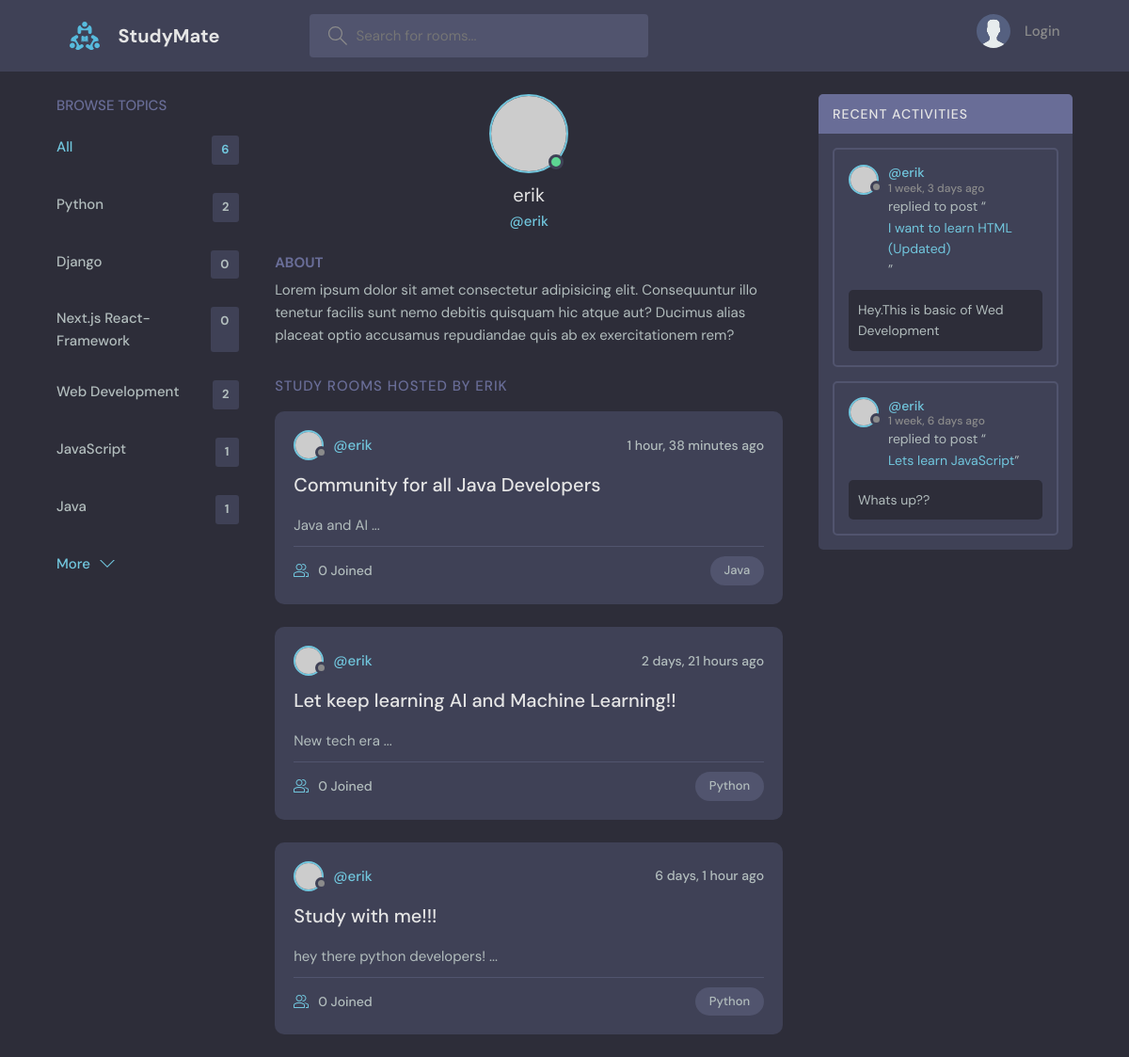
/profile/3/, run on an earlier commit of the app's database.
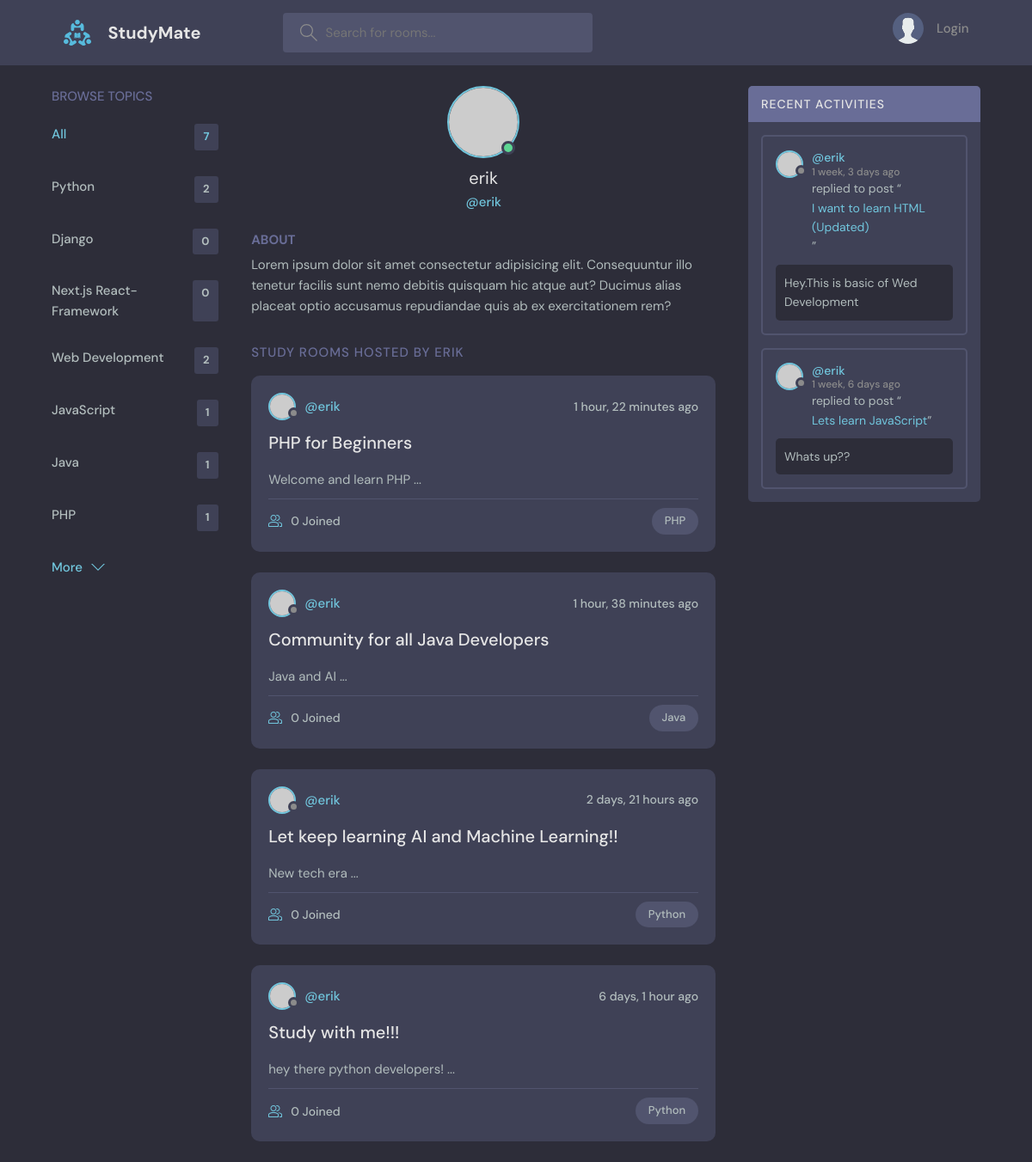
And on a later commit of the database.
### base/models.py (models this page shows, shortened)
class Topic(models.Model):
    name = models.CharField(max_length=200)
    def __str__(self):
        return self.name

class Room(models.Model):
    host = models.ForeignKey(User, on_delete=models.SET_NULL, null=True) # database table relationship
    topic=  models.ForeignKey(Topic, on_delete=models.SET_NULL, null=True)
    name = models.CharField(max_length=200)
    description = models.TextField(null=True, blank=True)
    participants = models.ManyToManyField(User, related_name='participants',blank=True)  # many to many relationship.
    updated = models.DateTimeField(auto_now=True) #updates each time an item is updated
    created = models.DateTimeField(auto_now_add=True) #runs ONLY once when an item is created in DB
    class Meta:
        ordering = ['-updated', '-created'] # '-' enables order by descending order(new first)
    def __str__(self):
        return self.name
    def desc(self):
        return self.description[0:120]  # get first 50 characters of the description attribute

class Message(models.Model):
    user = models.ForeignKey(User, on_delete=models.CASCADE) # database table relationship
    room = models.ForeignKey(Room, on_delete=models.CASCADE)
    body = models.TextField()
    updated = models.DateTimeField(auto_now=True)
    created = models.DateTimeField(auto_now_add=True)
    class Meta:
        ordering = ['-updated', '-created'] # '-' enables order by descending order(new first)

### base/views.py (the view)
# urls.py: path('profile/<str:pk>/', views.userProfile, name="user-profile"),
def userProfile(request, pk):
    user = User.objects.get(id=pk)
    rooms = user.room_set.all()  # fetch all rooms related to the user
    room_messages = user.message_set.all()  # fetch all messages related to the user
    topics = Topic.objects.all()  # all topics
    context = {'user': user, 'rooms':rooms, 'topics':topics, 'room_messages':room_messages}
    return render(request, 'base/profile.html', context)

### base/templates/base/profile.html (shortened to what this page needs)
{% extends 'main.html' %}
{% block content %}
<div class="profile-page layout layout--3">
  <div class="container">
    {% include 'base/topics_component.html' %}
    <div class="roomList">
      <div class="profile">
        <div class="profile__avatar">
          <div class="avatar avatar--large active">
            <img src="https://randomuser.me/api/portraits/men/11.jpg" />
          </div>
        </div>
        <div class="profile__info">
          <h3>{{user}}</h3>
          <p>@{{user.username}}</p>
        </div>
        <div class="profile__about">
          <h3>About</h3>
          <p>
            Lorem ipsum dolor sit amet consectetur adipisicing elit. Consequuntur illo tenetur
            facilis sunt nemo debitis quisquam hic atque aut? Ducimus alias placeat optio
            accusamus repudiandae quis ab ex exercitationem rem?
          </p>
        </div>
      </div>
      <div class="roomList__header">
        <div>
          <h2>Study Rooms Hosted by {{user}}</a>
          </h2>
        </div>
      </div>
      {% include 'base/feed_component.html' %}
    </div>
    {% include 'base/activity_component.html' %}
  </div>
</div>
{% endblock content %}

### templates/main.html (shortened to what this page needs)
<!DOCTYPE html>
{% load static %}
<html lang="en">
  <head>
    <link rel="stylesheet" href="{% static 'styles/style.css' %}" />
  </head>
  <body>
    {% include 'navbar.html' %}
    {% block content %}
    {% endblock %}
  </body>
</html>

### templates/navbar.html (shortened to what this page needs)
{% load static %}
<header class="header header--loggedIn">
  <div class="container">
    <a href="{% url 'home' %}" class="header__logo">
      <img src="{% static 'images/logo.svg' %}" />
      <h1>StudyMate</h1>
    </a>
    <form class="header__search" method="GET" action="{% url 'home' %}">
      <label>
        <input name="q" type="text" placeholder="Search for rooms..." />
      </label>
    </form>
    <nav class="header__menu">
      {% if request.user.is_authenticated %}
      <div class="header__user">
        <a href="{% url 'user-profile' request.user.id %}">
          <div class="avatar avatar--medium active">
            <img src="https://randomuser.me/api/portraits/men/37.jpg" />
          </div>
          <p>{{request.user}} <span>@{{request.user.username}}</span></p>
        </a>
        <button class="dropdown-button">
          <svg
            version="1.1"
            xmlns="http://www.w3.org/2000/svg"
            width="32"
            height="32"
            viewBox="0 0 32 32"
          >
            <title>chevron-down</title>
            <path d="M16 21l-13-13h-3l16 16 16-16h-3l-13 13z"></path>
          </svg>
        </button>
      </div>
      {% else %}
      <a href="{% url 'login' %}">
        <img src="{% static 'images/avatar.svg' %}"/>
        <p>Login</p>
      </a>
      {% endif %}
    </nav>
  </div>
</header>

### base/templates/base/topics_component.html
<div class="topics">
  <div class="topics__header">
    <h2>Browse Topics</h2>
  </div>
  <ul class="topics__list">
    <li>
      <a href="{% url 'home' %}" class="active">All <span>{{topics.count}}</span></a>
    </li>
    {% for topic in topics %}
    <li>
      <a href="{% url 'home' %}?q={{topic.name}}">{{topic.name}}<span>{{topic.room_set.all.count}}</span></a>
    </li>
    {% endfor %}
  </ul>
  <a class="btn btn--link" href="topics.html">
    More
    <svg
      version="1.1"
      xmlns="http://www.w3.org/2000/svg"
      width="32"
      height="32"
      viewBox="0 0 32 32"
    >
      <title>chevron-down</title>
      <path d="M16 21l-13-13h-3l16 16 16-16h-3l-13 13z"></path>
    </svg>
  </a>
</div>

### base/templates/base/feed_component.html (shortened to what this page needs)
{% for room in rooms %}
<div class="roomListRoom">
  <div class="roomListRoom__header">
    <a
      href="{% url 'user-profile' room.host.id %}"
      class="roomListRoom__author"
    >
      <div class="avatar avatar--small">
        <img src="https://randomuser.me/api/portraits/women/11.jpg" />
      </div>
      <span>@{{room.host.username}}</span>
    </a>
    <div class="roomListRoom__actions">
      <span>{{room.created|timesince}} ago</span>
    </div>
  </div>
  <div class="roomListRoom__content">
    <a href="{% url 'room' room.id %}">{{room.name}}</a>
    <p>{{room.desc}} ...</p>
  </div>
  <div class="roomListRoom__meta">
    <a href="{% url 'room' room.id %}" class="roomListRoom__joined">
      {{room.participants.count}} Joined
    </a>
    <p class="roomListRoom__topic">{{room.topic}}</p>
  </div>
</div>
{% endfor %}

### base/templates/base/activity_component.html (shortened to what this page needs)
<div class="activities">
  <div class="activities__header">
    <h2>Recent Activities</h2>
  </div>
  {% for message in room_messages %}
  <div class="activities__box">
    <div class="activities__boxHeader roomListRoom__header">
      <a
        href="{% url 'user-profile' message.user.id %}"
        class="roomListRoom__author"
      >
        <div class="avatar avatar--small">
          <img src="https://randomuser.me/api/portraits/women/11.jpg" />
        </div>
        <p>
          @{{message.user.username}}
          <span>{{message.created|timesince}} ago</span>
        </p>
      </a>
    </div>
    <div class="activities__boxContent">
      <p>replied to post “<a href="{% url 'room' message.room.id %}">{{message.room}}</a>”</p>
      <div class="activities__boxRoomContent">{{message.body}}</div>
    </div>
  </div>
  {% endfor %}
</div>

What changed in the data, as far as the page shows it:
added Topic: name "PHP", room_set.all.count "1"
added Room: host.username "erik", created "1 hour, 22 minutes", name "PHP for Beginners", desc "Welcome and learn PHP", participants.count "0", topic "PHP"
Also different on the page:
{{ topics.count }}: "6" → "7"
